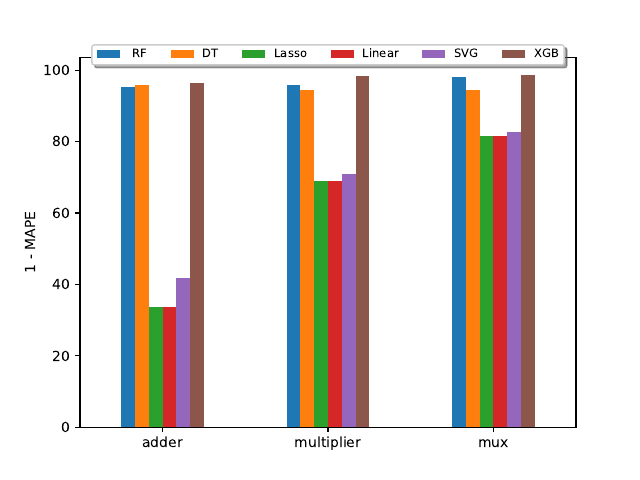

The script that saved this image:
import matplotlib.pyplot as plt
import numpy as np
import pandas as pd 
#DISPLAY THE NORMALIZED MAE OF THE VARIOUS ML ALGORITHMS FOR EACH COMPONENT

####################################
#ENERGY

# Define Data
df = pd.read_csv('~/Estimation/plots/ML_histogram.csv', delimiter=',')
df.pivot("Component", "ML", "Score").plot(kind='bar')
plt.xticks(rotation='horizontal')
plt.ylabel("1 - MAPE")
plt.xlabel("")
plt.legend(loc='upper center', bbox_to_anchor=(0.5, 1.05),
          ncol=6, fancybox=True, shadow=True, fontsize='small')
# Show
plt.savefig("ML_histogram.pdf")
plt.show()




# components = ['multiplexer', 'adder', 'multiplier']
# linear_MAPE = [100-18.44, 100-67.31, 100-31.01]
# lasso_MAPE = [100-18.35, 100-66.31, 30.98]
# gradboosting_MAPE = [100-1.42, 100-3.56, 100-1.60]
# forest_MAPE = [100-1.99, 100-4.62, 100-4.27]

# x = np.arange(len(components))  # the label locations
# width = 0.25  # the width of the bars

# fig, ax = plt.subplots()
# rects1 = ax.bar(x - 3*(width/2), linear_MAPE, width, label='linear')
# rects2 = ax.bar(x - width/2, lasso_MAPE, width, label='lasso')
# rects3 = ax.bar(x + width/2, gradboosting_MAPE, width, label='XGB')
# rects4 = ax.bar(x + 3*(width/2), forest_MAPE, width, label='rnd forest')

# # Add some text for labels, title and custom x-axis tick labels, etc.
# ax.set_ylabel('1 - MAPE')
# ax.set_title('Energy MAPE scores ML algorithms')
# ax.set_xticks(x, components)
# ax.legend()

# ax.bar_label(rects1, padding=3)
# ax.bar_label(rects2, padding=3)
# ax.bar_label(rects3, padding=3)
# ax.bar_label(rects4, padding=3)

# fig.tight_layout()
# plt.savefig("histogram_ML_mux.pdf")
# plt.show()



# ####################################
# #AREA
# # linear_MAE = [11.91, 0, 314.04]
# # lasso_MAE = [11.91, 0, 314.04]
# # gradboosting_MAE = [0.03, 0, 1.53]
# # forest_MAE = [0.01, 1.81, 0]

# # x = np.arange(len(components))  # the label locations
# # width = 0.35  # the width of the bars

# # fig, ax = plt.subplots()
# # rects1 = ax.bar(x - 3*(width/2), linear_MAE, width, label='linear')
# # rects2 = ax.bar(x - width/2, lasso_MAE, width, label='lasso')
# # rects3 = ax.bar(x + width/2, gradboosting_MAE, width, label='XGB')
# # rects4 = ax.bar(x + 3*(width/2), forest_MAE, width, label='rnd forest')

# # # Add some text for labels, title and custom x-axis tick labels, etc.
# # ax.set_ylabel('MAE')
# # ax.set_title('Area MAE scores ML algorithms')
# # ax.set_xticks(x, components)
# # ax.legend()

# # ax.bar_label(rects1, padding=3)
# # ax.bar_label(rects2, padding=3)
# # ax.bar_label(rects3, padding=3)
# # ax.bar_label(rects4, padding=3)

# # fig.tight_layout()

# # plt.show()